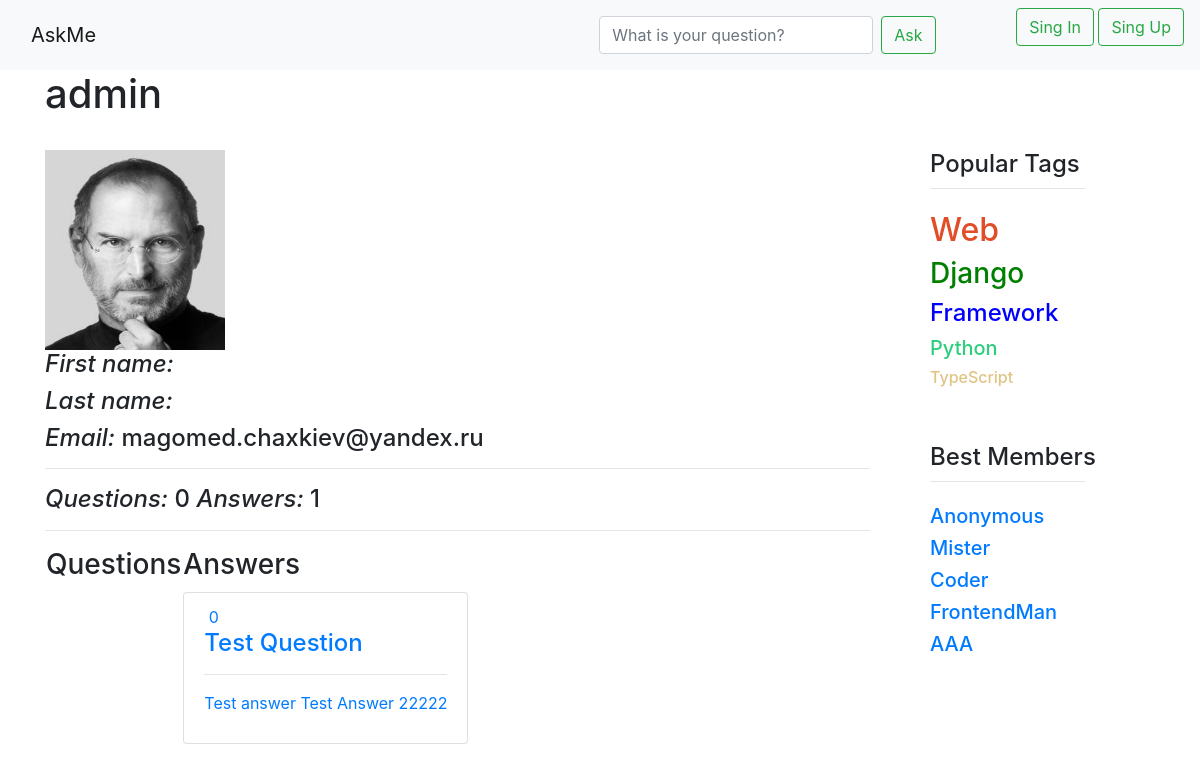
/user/admin, run on an earlier commit of the app's database.
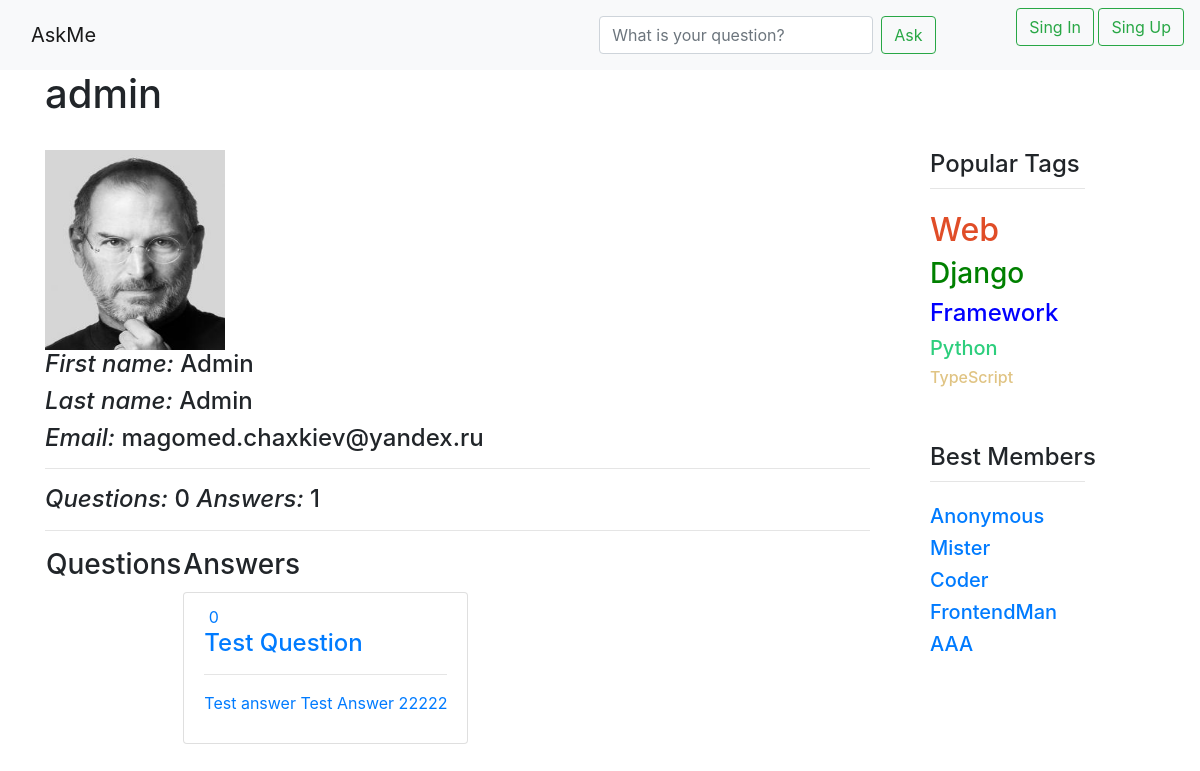
And on a later commit of the database.
### question/models.py (models this page shows, shortened)
class User(AbstractUser):
    upload = models.ImageField(default="static/default/default_avatar.png", upload_to="media/uploads/%Y/%m/%d", verbose_name="User's Avatar")
    registration_date = models.DateTimeField(default=timezone.now, verbose_name="User's Registration Date")
    rating = models.IntegerField(default=0, verbose_name="User's Rating")
    objects = UserManager()

class Answer(models.Model):
    author = models.ForeignKey(User, verbose_name="Answer's Owner", on_delete=models.CASCADE)
    date = models.DateTimeField(default=timezone.now, verbose_name="Answer's Date")
    question = models.ForeignKey(Question, related_name='answers', verbose_name="Answer's Question", on_delete=models.CASCADE)
    text = models.TextField(verbose_name="Answer's Content")
    likes = models.IntegerField(default=0, verbose_name="Answers's Likes")
    dislikes = models.IntegerField(default=0, verbose_name="Answers's Dislikes")
    rating = models.IntegerField(default=0, verbose_name="Rating")
    objects = AnswerManager()

### question/views.py (the view)
# urls.py: url(r'^user/(?P<username>[a-zA-Zа-яА-Я _\-\.0-9]+?)$', profile, name='profile'),
def profile(request, username):
	user = User.objects.by_username(username)
	if user is not None:
		return render(request, 'question/profile.html', {'profile': user})
	else:
		raise Http404

### question/managers.py (called while the page is built)
    def by_username(self, username):
        return self.all().filter(username=username).first()

    def get_hot(self):
        return self.all().order_by('rating').reverse()

    def get_all_hot(self):
        return self.all().order_by('rating').reverse()

### templates/question/profile.html (shortened to what this page needs)
{% extends 'question/base.html' %}
{% load static %}
{% block headerName %}
    <h1>{{ profile.username }}</h1>
{% endblock %}
{% block content %}
    <div class="masthead-lead">
        <div class="avatar-block">
            <img class="avatar" src="/{{ profile.upload }}" width="180" height="200">
        </div>
        <div class="profile-info-block">
            <h4><i>First name: </i> {{ profile.first_name }}</h4>
            <h4><i>Last name: </i>{{ profile.last_name }}</h4>
            <h4><i>Email: </i>{{ profile.email }}</h4>
            <hr>
            <h4>
                <i>Questions: </i>{{ profile.question_set.all | length }}
                <i>Answers: </i>{{ profile.answer_set.all | length }}
            </h4>
        </div>
        <hr>
        <div class="activity">
            <table>
                <tr>
                    <th><h3>Questions</h3></th>
                    <th><h3>Answers</h3></th>
                </tr>
                <td class="questions">
                </td>
                <td>
                    {% for a in profile.answer_set.get_all_hot %}
                        <div class="questions list-group">
                            <a href="/question/{{ a.question_id }}/#{{ a.id }}" class="list-group-item">
                                <div class="rate">
                                    {{ a.rating }}
                                </div>
                                <h4>{{ a.question.title }}</h4>
                                <hr>
                                <p>{{ a.text }}</p>
                            </a>
                        </div>
                    {% endfor %}
                </td>
            </table>
        </div>
    </div>
{% endblock %}

What changed in the data, as far as the page shows it:
changed User "admin": first_name (not shown) → "Admin"; last_name (not shown) → "Admin"
